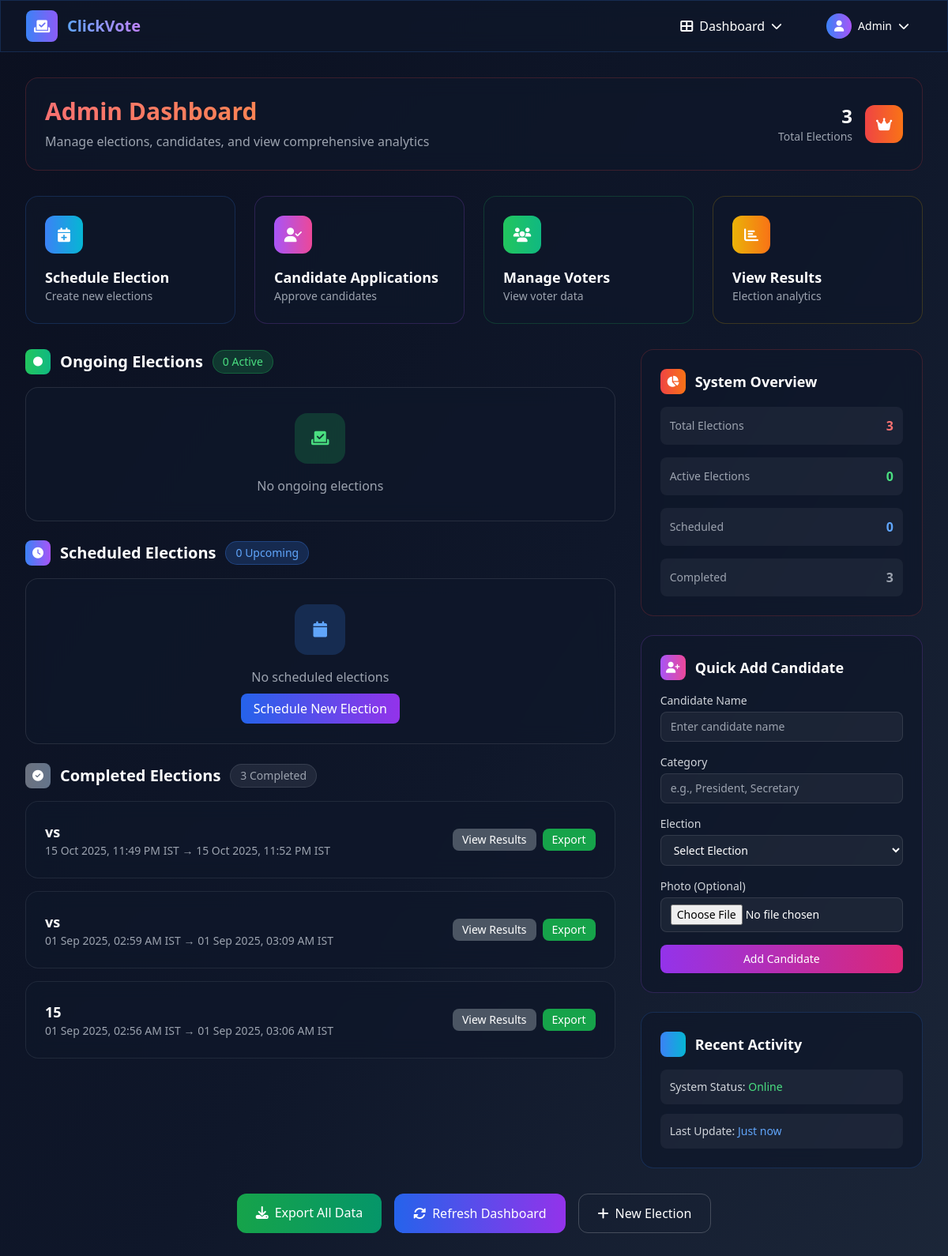
Page /admin (signed in, upper part) on the earlier database version.
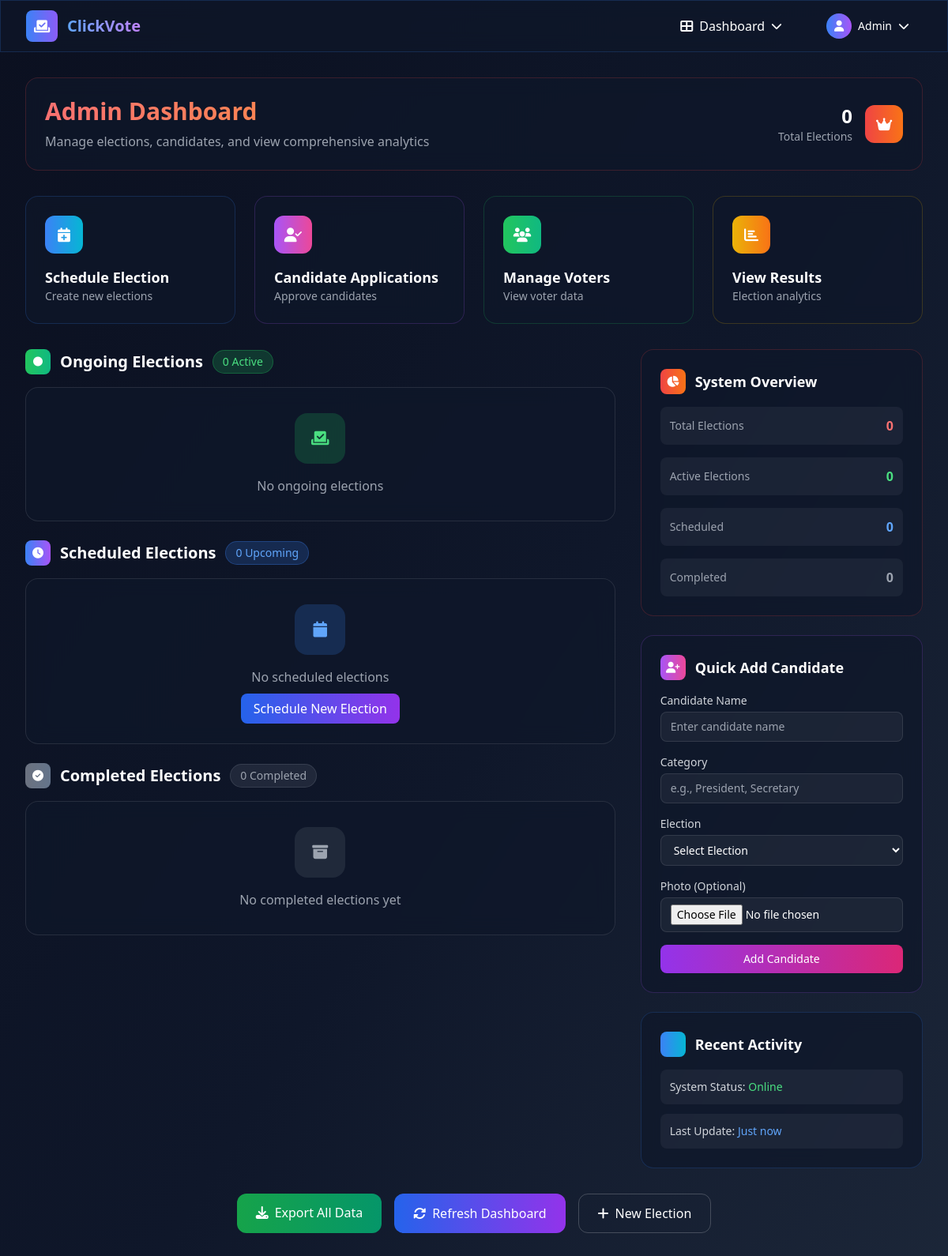
Same page on the later database version.
### tables this page shows
CREATE TABLE elections (
                id INTEGER PRIMARY KEY AUTOINCREMENT,
                title TEXT,
                category TEXT,
                start_time TEXT NOT NULL,
                end_time TEXT NOT NULL,
                created_by INTEGER,
                candidate_limit INTEGER DEFAULT 10,
                status TEXT DEFAULT 'active',
                cancelled_at TEXT,
                cancelled_by INTEGER,
                created_at TIMESTAMP DEFAULT CURRENT_TIMESTAMP,
                FOREIGN KEY (created_by) REFERENCES users (id)
            );

### app.py (the view)
@app.route("/admin")
@login_required(role="admin")
def admin():
    rows = query("SELECT * FROM elections ORDER BY start_time DESC")
    ongoing, scheduled, ended = classify_elections(rows)
    return render_template("admin.html", ongoing=ongoing, scheduled=scheduled, ended=ended, elections=rows)

### app.py (called while the page is built)
def get_db():
    conn = sqlite3.connect('voting.db', timeout=30)
    conn.row_factory = sqlite3.Row
    return conn

def exec_sql(sql, args=(), fetch=False, one=False):
    db = get_db()
    cur = db.execute(sql, args)
    if fetch:
        rows = cur.fetchall()
        cur.close()
        return rows[0] if one and rows else rows
    else:
        db.commit()
        last = cur.lastrowid
        cur.close()
        return last

def query(sql, args=(), one=False):
    return exec_sql(sql, args, fetch=True, one=one)

def login_required(role=None):
    def deco(f):
        @wraps(f)
        def wrap(*args, **kwargs):
            if "user_id" not in session:
                flash("Please login first.", "warn")
                return redirect(url_for("login"))
            if role and session.get("role") != role:
                flash("Not authorized.", "error")
                return redirect(url_for("index"))
            return f(*args, **kwargs)
        return wrap
    return deco

def now_utc():
    return datetime.now(timezone.utc)

### templates/admin.html (shortened to what the changed rows need)
{% extends "base.html" %}
{% block content %}
<div class="mb-8">
  <div class="glass-effect rounded-2xl p-6 border border-red-500/20">
    <div class="flex items-center justify-between">
      <div>
        <h1 class="text-3xl font-bold bg-gradient-to-r from-red-400 to-orange-400 bg-clip-text text-transparent mb-2">
        </h1>
      </div>
      <div class="flex items-center space-x-4">
        <div class="text-right">
          <div class="text-2xl font-bold text-white">{{ elections|length }}</div>
          <div class="text-sm text-gray-400">Total Elections</div>
        </div>
      </div>
    </div>
  </div>
</div>
<div class="grid lg:grid-cols-3 gap-8">
  <div class="lg:col-span-2 space-y-6">
    <div>
      <div class="flex items-center space-x-3 mb-4">
        <h2 class="text-xl font-bold text-white">Ongoing Elections</h2>
      </div>
    </div>
    <div>
      <div class="flex items-center space-x-3 mb-4">
        <h2 class="text-xl font-bold text-white">Scheduled Elections</h2>
      </div>
    </div>
    <div>
      <div class="flex items-center space-x-3 mb-4">
        <div class="w-8 h-8 bg-gradient-to-r from-gray-500 to-slate-500 rounded-lg flex items-center justify-center">
          <i class="fas fa-check-circle text-white text-sm"></i>
        </div>
        <h2 class="text-xl font-bold text-white">Completed Elections</h2>
        <div class="px-3 py-1 bg-gray-500/20 rounded-full text-gray-400 text-sm font-medium border border-gray-500/30">
          {{ ended|length }} Completed
        </div>
      </div>
      {% for e in ended[:3] %}
      <div class="glass-effect rounded-2xl p-6 border border-gray-500/20 mb-4">
        <div class="flex items-center justify-between">
          <div>
            <h3 class="text-lg font-bold text-white">{{ e.title or e.category }}</h3>
            <p class="text-gray-400 text-sm">{{ e.start_time|istfmt }} → {{ e.end_time|istfmt }}</p>
          </div>
          <div class="flex items-center space-x-2">
            <a href="{{ url_for('results', election_id=e.id) }}" class="px-3 py-1 bg-gray-600 hover:bg-gray-700 rounded-lg text-white text-sm transition-colors">
              View Results
            </a>
            <a href="{{ url_for('export_excel') }}" class="px-3 py-1 bg-green-600 hover:bg-green-700 rounded-lg text-white text-sm transition-colors">
              Export
            </a>
          </div>
        </div>
      </div>
      {% else %}
      <div class="glass-effect rounded-2xl p-8 text-center border border-white/10">
        <div class="w-16 h-16 bg-gray-500/20 rounded-2xl flex items-center justify-center mx-auto mb-4">
          <i class="fas fa-archive text-gray-400 text-xl"></i>
        </div>
        <p class="text-gray-400">No completed elections yet</p>
      </div>
      {% endfor %}
    </div>
  </div>
  <div class="space-y-6">
    <div class="glass-effect rounded-2xl p-6 border border-red-500/20">
      <div class="space-y-4">
        <div class="flex items-center justify-between p-3 bg-white/5 rounded-lg">
          <span class="text-gray-400 text-sm">Total Elections</span>
          <span class="font-bold text-red-400">{{ elections|length }}</span>
        </div>
        <div class="flex items-center justify-between p-3 bg-white/5 rounded-lg">
          <span class="text-gray-400 text-sm">Completed</span>
          <span class="font-bold text-gray-400">{{ ended|length }}</span>
        </div>
      </div>
    </div>
  </div>
</div>
{% endblock %}

Differences in the rows shown:
removed elections: title "vs", start_time|istfmt "15 Oct 2025, 11:49 PM IST", end_time|istfmt "15 Oct 2025, 11:52 PM IST"
removed elections: title "vs", start_time|istfmt "01 Sep 2025, 02:59 AM IST", end_time|istfmt "01 Sep 2025, 03:09 AM IST"
removed elections: title "15", start_time|istfmt "01 Sep 2025, 02:56 AM IST", end_time|istfmt "01 Sep 2025, 03:06 AM IST"
Other differences:
{{ elections|length }}: "3" → "0"
{{ ended|length }}: "3" → "0"
text now shown: "No completed elections yet"
